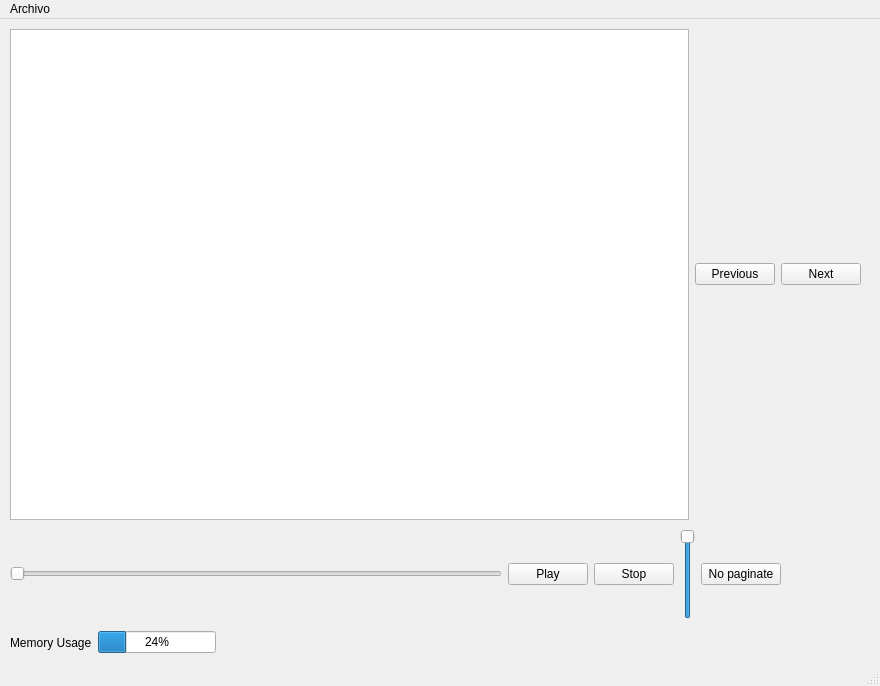
<?xml version="1.0" encoding="UTF-8"?>
<ui version="4.0">
 <class>MainWindow</class>
 <widget class="QMainWindow" name="MainWindow">
  <property name="geometry">
   <rect>
    <x>0</x>
    <y>0</y>
    <width>880</width>
    <height>686</height>
   </rect>
  </property>
  <property name="windowTitle">
   <string>MainWindow</string>
  </property>
  <widget class="QWidget" name="centralwidget">
   <widget class="QWidget" name="layoutWidget">
    <property name="geometry">
     <rect>
      <x>10</x>
      <y>10</y>
      <width>851</width>
      <height>491</height>
     </rect>
    </property>
    <layout class="QHBoxLayout" name="horizontalLayout_2">
     <item>
      <widget class="QTableView" name="tableView"/>
     </item>
     <item>
      <widget class="QPushButton" name="pushButton_4">
       <property name="text">
        <string>Previous</string>
       </property>
      </widget>
     </item>
     <item>
      <widget class="QPushButton" name="pushButton_3">
       <property name="text">
        <string>Next</string>
       </property>
      </widget>
     </item>
    </layout>
   </widget>
   <widget class="QWidget" name="layoutWidget">
    <property name="geometry">
     <rect>
      <x>10</x>
      <y>610</y>
      <width>206</width>
      <height>27</height>
     </rect>
    </property>
    <layout class="QHBoxLayout" name="horizontalLayout_3">
     <item>
      <widget class="QLabel" name="label">
       <property name="text">
        <string>Memory Usage</string>
       </property>
      </widget>
     </item>
     <item>
      <widget class="QProgressBar" name="progressBar">
       <property name="value">
        <number>24</number>
       </property>
      </widget>
     </item>
    </layout>
   </widget>
   <widget class="QWidget" name="layoutWidget">
    <property name="geometry">
     <rect>
      <x>10</x>
      <y>510</y>
      <width>771</width>
      <height>90</height>
     </rect>
    </property>
    <layout class="QHBoxLayout" name="horizontalLayout_5">
     <item>
      <layout class="QHBoxLayout" name="horizontalLayout_4">
       <item>
        <layout class="QHBoxLayout" name="horizontalLayout">
         <item>
          <widget class="QSlider" name="horizontalSlider">
           <property name="orientation">
            <enum>Qt::Horizontal</enum>
           </property>
          </widget>
         </item>
         <item>
          <widget class="QPushButton" name="pushButton">
           <property name="text">
            <string>Play</string>
           </property>
          </widget>
         </item>
         <item>
          <widget class="QPushButton" name="pushButton_2">
           <property name="text">
            <string>Stop</string>
           </property>
          </widget>
         </item>
         <item>
          <widget class="QSlider" name="verticalSlider">
           <property name="value">
            <number>99</number>
           </property>
           <property name="orientation">
            <enum>Qt::Vertical</enum>
           </property>
          </widget>
         </item>
        </layout>
       </item>
      </layout>
     </item>
     <item>
      <widget class="QPushButton" name="pushButton_5">
       <property name="text">
        <string>No paginate</string>
       </property>
      </widget>
     </item>
    </layout>
   </widget>
  </widget>
  <widget class="QMenuBar" name="menubar">
   <property name="geometry">
    <rect>
     <x>0</x>
     <y>0</y>
     <width>880</width>
     <height>22</height>
    </rect>
   </property>
   <widget class="QMenu" name="menuArchivo">
    <property name="title">
     <string>Archivo</string>
    </property>
    <addaction name="actionAbrir"/>
   </widget>
   <addaction name="menuArchivo"/>
  </widget>
  <widget class="QStatusBar" name="statusbar"/>
  <action name="actionAbrir">
   <property name="text">
    <string>Abrir</string>
   </property>
  </action>
 </widget>
 <resources/>
 <connections/>
</ui>
